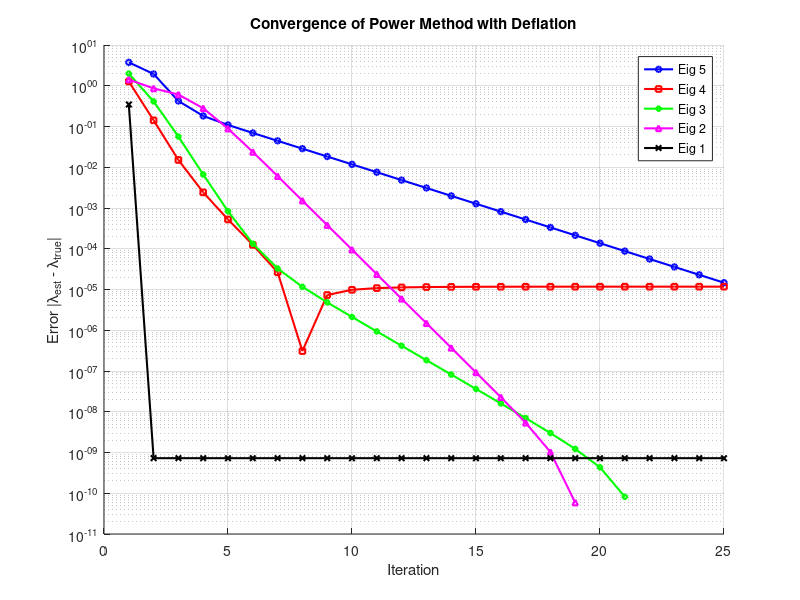

This chart was generated by the following MATLAB code:
%% Task 1: Power Method with Deflation
clc; clear; close all;

% 1. Construct the matrix
true_eigs = [1, 2, 3, 4, 5];
n = length(true_eigs);
Lambda = diag(true_eigs);

% Generate a random orthogonal matrix X
% Use a fixed seed for reproducibility
rng(2025); 
R = rand(n);
[X_mat, ~] = qr(R); % QR decomposition gives an orthogonal Q (here named X_mat)

% Construct A = X * Lambda * X'
A = X_mat * Lambda * X_mat';
disp('True Eigenvalues:');
disp(true_eigs);

% 2. Power Method with Hotelling's Deflation
% Since Power Method finds the largest eigenvalue, we need to deflate
% the matrix after finding each one to find the next largest.
% We sort true eigenvalues descending to match Power Method order.
sorted_true_eigs = sort(true_eigs, 'descend');

calculated_eigs = zeros(1, n);
max_iter = 25;
tol = 1e-10;

% Prepare figure for plotting
figure('Name', 'Task 1: Power Method Convergence');
hold on;
colors = ['b', 'r', 'g', 'm', 'k'];
markers = {'-o', '-s', '-d', '-^', '-x'};

A_current = A; % Working matrix for deflation

for k = 1:n
    % Initialize random vector
    v = rand(n, 1);
    v = v / norm(v);
    
    error_history = [];
    lambda_est = 0;
    
    for iter = 1:max_iter
        % Power step
        w = A_current * v;
        
        % Rayleigh Quotient (Eigenvalue estimate)
        lambda_est = v' * w;
        
        % Normalize
        v_new = w / norm(w);
        
        % Calculate error
        % Current target true eigenvalue is sorted_true_eigs(k)
        err = abs(lambda_est - sorted_true_eigs(k));
        error_history = [error_history, err]; %#ok<AGROW>
        
        % Check convergence
        if err < tol
            break;
        end
        
        v = v_new;
    end
    
    calculated_eigs(k) = lambda_est;
    
    % Plot convergence for this eigenvalue
    semilogy(1:length(error_history), error_history, ...
        markers{k}, 'Color', colors(k), 'DisplayName', sprintf('Eig %.0f', sorted_true_eigs(k)), ...
        'LineWidth', 1.5, 'MarkerSize', 4);
    
    % Deflation: Remove the found eigenvalue contribution
    % Hotelling's deflation: A_new = A - lambda * v * v'
    A_current = A_current - lambda_est * (v * v');
end

% Formatting plot
xlabel('Iteration');
ylabel('Error |\lambda_{est} - \lambda_{true}|');
title('Convergence of Power Method with Deflation');
legend('Location', 'northeast');
grid on;
hold off;

disp('Calculated Eigenvalues via Power Method:');
disp(calculated_eigs);
